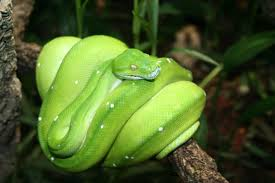
#> input picture ImageProcessing/python.jpeg, 275 x 183 px
$ jupyter execute --allow-errors ImageProcessingWorkshop.ipynb   (shell and % lines are left out)   (Python 2 division)
#> lines starting #> are read from the running program, lines starting #| are printed output that depends on the picture; after the words box and inside, x2 and y2 are one past the last pixel; in counts of white or black regions, pixels touching at a corner belong together
# Introduction to image processing using Python

In my opinion, the most fun way to learn programming is to have a project, or something that you want to do

[cell 1]
# Import numpy and matplotlib, two useful packages for arrays and plotting
# (This make Python feel more like MATLAB)
%pylab inline

## Opening, cropping, and resizing images

[cell 2]
# Import the Python Image Library that we will use to open and manipulate images
import PIL

#> (a cell that did not finish here is left out)

We can see that this directory contains two files, this notebook **ImageProcessingWorkshop.ipynb**, and an image **python.jpeg**

[cell 4]
# Let's open up the image using PIL
image = PIL.Image.open("python.jpeg")
#> image is the input picture: PIL image 275x183 RGB; mean R, G, B 74.9, 95, 40.7
# and display it using matplotlib's imshow function
imshow(image)

[cell 5]
# What if I wanted to crop and resize this image? Can we do that and save a new image? Certainly!
left = 100
top = 40
right = 170
bottom = 90
image_cropped = image.crop([left, top, right, bottom])
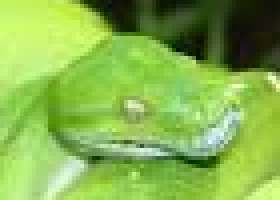
#> image_cropped: PIL image 70x50 RGB (shown 4 times larger); mean R, G, B 133.4, 178.2, 77.5
imshow(image_cropped, interpolation='none')

[cell 6]
image_cropped.save('python_cropped.png')

[cell 7]
image.size
#> Out = (275, 183)

[cell 8]
factor = 4
print image.size
#| (275, 183)
image_scaled = image.resize((image.size[0] // factor, image.size[1] // factor))
imshow(image_scaled, interpolation='none')

[cell 9]
im_arr = np.array(image)
imshow(im_arr)

## How is an image stored? Playing with colors...

[cell 10]
im_arr.shape
#> Out = (183, 275, 3)

[cell 11]
imshow(im_arr[:, :, [1, 0, 2]])

Wouldn't it be nice to see all the different colors of the python? Let's use a loop to try every combination where all the colors are used.

[cell 12]
for i in [0, 1, 2]:
    for j in [0, 1, 2]:
        for k in [0, 1, 2]:
            if j != i and k != j and k != i:
                    figure()
                    imshow(im_arr[:, :, [i, j, k]])
                    title('%d, %d, %d' % (i, j, k))
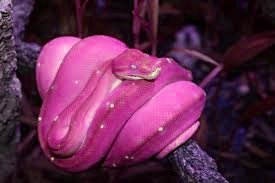
#> shown: shape (183, 275, 3); mean R, G, B 95, 40.7, 74.9
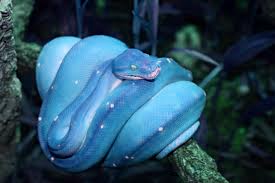
#> shown: shape (183, 275, 3); mean R, G, B 40.7, 74.9, 95
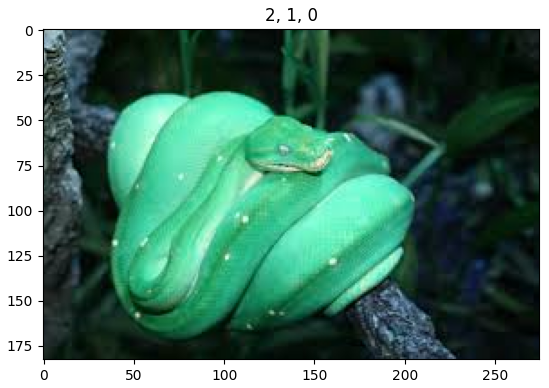
#> figure drawn by matplotlib, 1 panel; B, G, R data is drawn as R, G, B

## Adding a water mark (or some text)

[cell 13]
import PIL.ImageDraw  # Import the ImageDraw module (not imported by default)
import PIL.ImageFont  # Import the ImageFont module (not imported by default)
image_text = PIL.Image.fromarray(np.zeros_like(im_arr))
#> image_text: PIL image 275x183 RGB; every value is 0
draw = PIL.ImageDraw.Draw(image_text)
font = PIL.ImageFont.truetype("Ubuntu-B.ttf", 16)
draw.text((16, im_arr.shape[0] - 32),"Water Mark",(255,255,255),font=font)
imshow(image_text)

[cell 14]
# Add this text to the image and save
# First convert the image to an array
image_text_arr = np.array(image_text)
I = image_text_arr > 0  # Find the parts of the image that changed
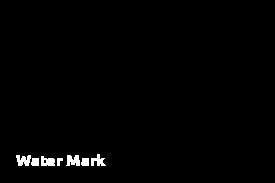
#> I: shape (183, 275, 3) bool; 1.2% white; 7 white regions, largest, box (x1, y1, x2, y2) and area: (16, 155, 31, 166) 117, (66, 155, 80, 166) 116, (41, 156, 55, 166) 108
# For those parts, use 60% of original image, and 40% of the text
im_arr[I] = im_arr[I] * 0.6 + image_text_arr[I] * 0.4
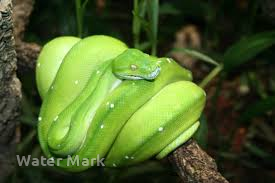
#> im_arr: shape (183, 275, 3); 1.17% of pixels changed, all inside (x1, y1, x2, y2) = (16, 154, 106, 166)
imshow(im_arr)

## Making a sequence of frames

[cell 15]
arr = np.zeros((100, 200))

[cell 16]
# Let's make a fountain over time
# For that we need the projectile motion equations
def projectile_location(time, angle, v0):
    j = v0 * time * np.cos(angle)
    i = v0 * time * np.sin(angle) - 0.5 * 9.81 * time ** 2
    return i, j
# Let's test this
angle = np.pi / 4.0
v0 = 4
time = np.linspace(0, 1) * 2 * v0 * np.sin(angle) / 9.81
y, x = projectile_location(time, angle, v0)
plot(x, y)
xlabel("x distance")
ylabel("y distance")
axis('scaled')
axis([0, x.max(), 0, y.max() * 1.1])
np.sin(angle)
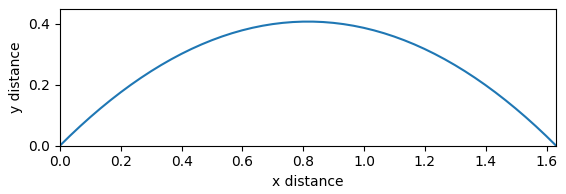
#> figure drawn by matplotlib, 1 panel; curve peaks at x = 0.799, y = 0.408

[cell 17]
# Let's make 100 images
images = []

# Let's keep track of fountain particles
max_number_particles = 10
avg_initial_velocity = 10.0
std_initial_velocity = 1.0
avg_angle = np.pi / 2.0
std_angle = np.pi / 30.0
time_scale = 2.0 * avg_initial_velocity / 9.81 / 100.0 * 2  # 10 cycles of particles hitting ground
IJ_scale = 10
time = []
angle = []
v0 = []
for i in xrange(100):
    arr = np.zeros((100, 200, 3), dtype=np.uint8)
    # Initialize a random number of particles
    n_new_part = int(np.round(np.random.rand(1) * max_number_particles))
    time += [i] * n_new_part
    angle += (np.random.randn(n_new_part) * std_angle + avg_angle).tolist()
    v0 += (np.random.randn(n_new_part) * std_initial_velocity + avg_initial_velocity).tolist()

    # Make lists into arrays
    time_arr = (i - np.array(time)) * time_scale
    angle_arr = np.array(angle)
    v0_arr = np.array(v0)

    # find particle locations
    II, JJ = projectile_location(time_arr, angle_arr, v0_arr)
    I = ((arr.shape[0] - 1 - II * IJ_scale)).astype(int)
    J = ((JJ * IJ_scale + arr.shape[1] / 2)).astype(int)
    # Find particules that are not in domain anymore
    ids = (I < 0) | (J < 0) | (I >= arr.shape[0])  | (J >= arr.shape[1])
    I = I[~ids]
    J = J[~ids]

    # rebuild lists, remove the above elements
    time = [t for ii, t in zip(ids, time) if not ii]
    angle = [a for ii, a in zip(ids, angle) if not ii]
    v0 = [v for ii, v in zip(ids, v0) if not ii]

    # Finally, draw these points on the image
    arr[I, J, :] = 255

    # And save the image
    img = PIL.Image.fromarray(arr)
    img.save('anim/%05d.png' % i)
#> this loop made 100 passes
#> pass 1, `img = PIL.Image.fromarray(arr)`:
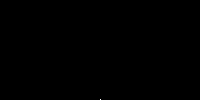
#> img: PIL image 200x100 RGB; 0.01% white in thin lines or dots, all inside (x1, y1, x2, y2) = (100, 99, 101, 100)
#> after the loop:
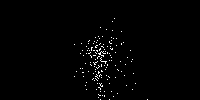
#> arr: shape (100, 200, 3); 1.2% white in thin lines or dots, all inside (x1, y1, x2, y2) = (74, 18, 148, 100)
#> after the loop, angle = 249 values, max 1.78 at index 159, min 1.33 at index 8, mean 1.56; time = 249 values from 41 to 99; v0 = 249 values, max 13.06 at index 33, min 7.04 at index 231, mean 10.03

[cell 18]
# Let's open and look at the last image
image = PIL.Image.open("anim/00099.png")
imshow(image, interpolation='none')

Well, that doesn't look very exciting, or fountainy. Is there a way for me to modify these images so that it looks at least more like a fountain?

[cell 19]
# Step 1: Get a list of the images
import os  # This standard python package helps with operating system related task, like getting a list of files
#> (the rest of this cell did not finish here and is left out)

[cell 20]
# Let's import the image filter module
import PIL.ImageFilter
# Let's experiment on the last image
image_blurred = image.filter(PIL.ImageFilter.GaussianBlur).filter(PIL.ImageFilter.GaussianBlur).filter(PIL.ImageFilter.SMOOTH)
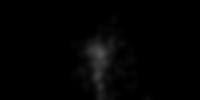
#> image_blurred: PIL image 200x100 RGB; min 0, max 84, mean 3
imshow(image_blurred, interpolation='none')
